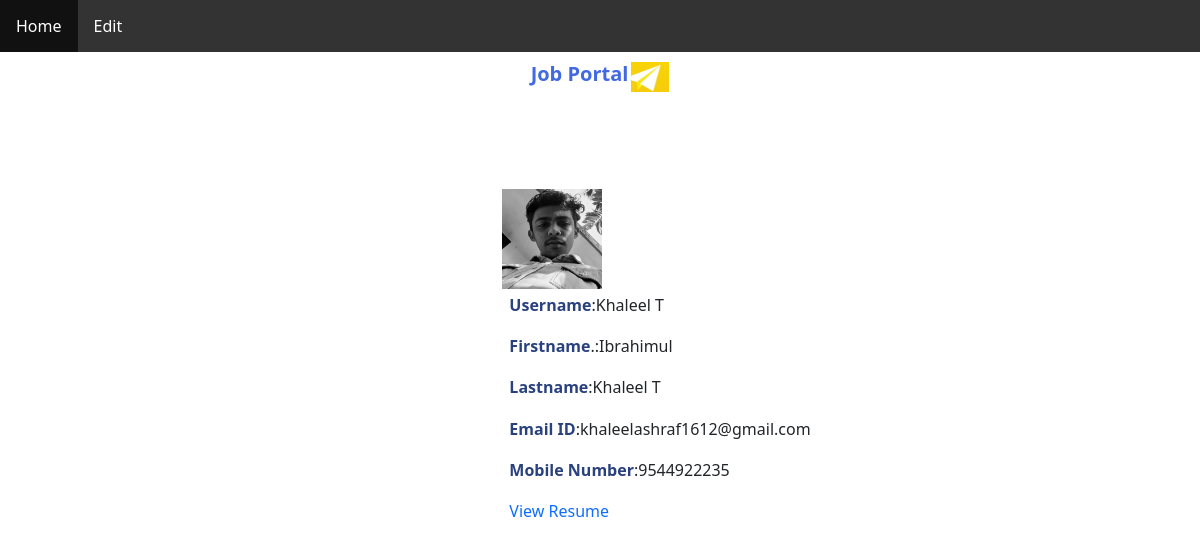
Page /seeker_profile (signed in) on the committed database.
### job_portal_app/models.py (models this page shows)
class JobSeeker(models.Model):
    user_id=models.ForeignKey(CustomUser,on_delete=models.CASCADE)
    firstname=models.CharField(max_length=25)
    lastname=models.CharField(max_length=25)
    number=models.IntegerField(null=True,blank=True)
    resume=models.FileField(null=True,blank=True)
    dp=models.FileField(null=True,blank=True)

class CustomUser(AbstractUser):
    user_type=models.CharField(max_length=25)

### job_portal_app/views.py (the view)
# urls.py: path('seeker_profile',views.seeker_profile,name='seeker_profile'),
def seeker_profile(request):
    try:
        jobseeker = JobSeeker.objects.get(user_id=request.user)
        custom_user = request.user
        return render(request, 'seeker_profile.html', {
            'data': jobseeker,
            'details': custom_user
        })
    except JobSeeker.DoesNotExist:
        return redirect('seeker_home')
    except:
        return redirect(seeker_home)

### templates/seeker_profile.html (shortened to what this page needs)
<!DOCTYPE html>
{% load static %}
<html lang="en">
<head>
    <link href="https://cdn.jsdelivr.net/npm/bootstrap@5.3.3/dist/css/bootstrap.min.css" rel="stylesheet"
>
</head>
<body>
  <ul>
    <li><a href="{% url 'seeker_home' %}">Home</a></li>
    <li><a href="{% url 'seeker_edit' %}">Edit</a></li>
  </ul>
  <div class="container">
    <div class="logo">
      <div class="logo_name">
        <h5><strong>Job Portal</strong></h5>
      </div>
      <div class="logo_img">
        <img src="{% static 'images/maxresdefault1.jpg' %}" width="38px" height="30px" alt="logo">
      </div>
    </div>
    <div class="main">
      {% if data.dp %}
      <img src="{{data.dp.url}}" alt="dp" height="100px" width="100px">
      {% else %}
      <h6><b>Profile Photo</b> :Not uploaded</h6>
      {% endif %}
      <h6><b>Username</b>:{{details.username}}</h6>
      <h6><b>Firstname</b>.:{{data.firstname}}</h6>
      <h6><b>Lastname</b>:{{data.lastname}}</h6>
      <h6><b>Email ID</b>:{{details.email}}</h6>
      <h6><b>Mobile Number</b>:{{data.number}}</h6>
      {% if data.resume %}
      <h6><a href="{{data.resume.url}}" target="_blank">View Resume</a></h6>
      {% else %}
      <h6><b>Resume</b>: Not uploaded</h6>
      {% endif %}
    </div>
  </div>
</body>
</html>

### templates/seeker_profile.html (style rules this page uses)
ul { list-style-type: none; margin: 0; padding: 0; overflow: hidden; background-color: #333; position: -webkit-sticky; position: sticky; top: 0; }
li { float: left; }
li a { display: block; color: white; text-align: center; padding: 14px 16px; text-decoration: none; }
.logo { display: flex; gap: 3px; justify-content: center; margin-top: 10px; color: royalblue; }
.container { display: flex; flex-direction: column; justify-content: center; align-items: center; }
.main { margin-top: 95px; margin-left: 120px; }
h6 { padding: 7px; }
a { text-decoration: none; }
b { color: rgb(41, 65, 126); }

### rows in the picture
JobSeeker: dp (picture), firstname "Ibrahimul", lastname "Khaleel T", number "9544922235"
CustomUser: username "Khaleel T", email "khaleelashraf1612@gmail.com"
